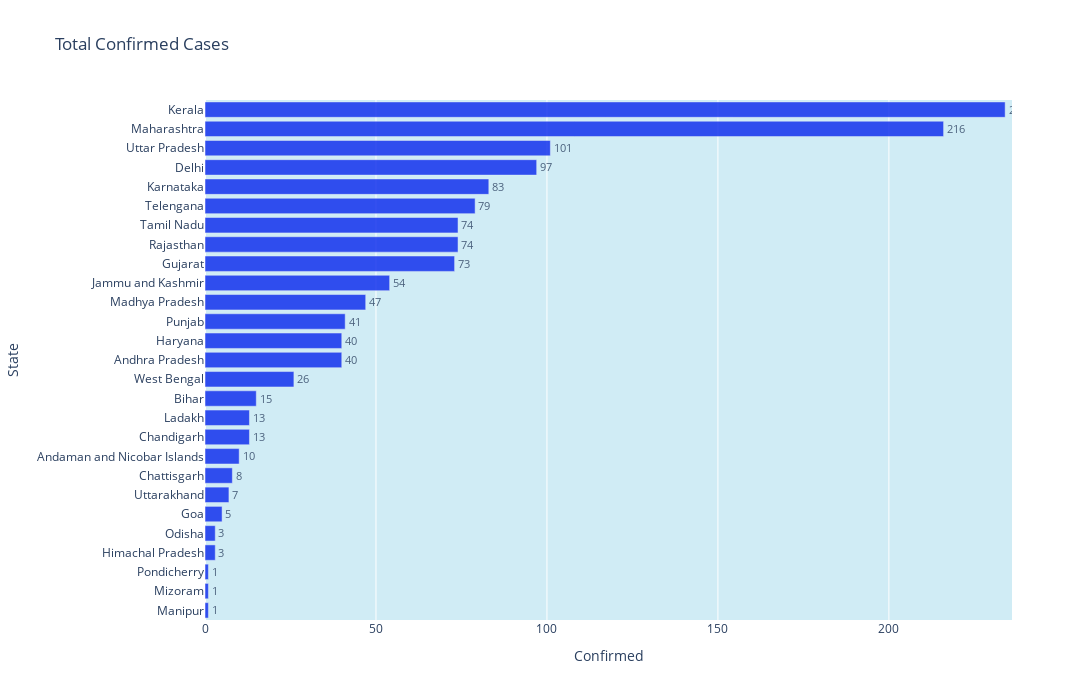

Here is the notebook cell this chart was saved with:
### Code cell
fig = px.bar(covid_India_cases.sort_values('Confirmed', ascending=False).sort_values('Confirmed', ascending=True), 
             x="Confirmed", y="State", title='Total Confirmed Cases', text='Confirmed', orientation='h', 
             width=16*(max(covid_India_cases['Confirmed']) + 2), height=700, range_x = [0, max(covid_India_cases['Confirmed']) + 2])
fig.update_traces(marker_color='#0726ed', opacity=0.8, textposition='outside')

fig.update_layout(plot_bgcolor='rgb(208, 236, 245)')
fig.show()

### Figure 1 — Plotly figure (JSON) as saved in the notebook; plotly's stock layout.template omitted (floating-point values rounded to 4 significant figures)
{"data": [{"alignmentgroup": "True", "hoverlabel": {"namelength": 0}, "hovertemplate": "Confirmed=%{text}<br>State=%{y}", "legendgroup": "", "marker": {"color": "#0726ed"}, "name": "", "offsetgroup": "", "opacity": 0.8, "orientation": "h", "showlegend": false, "text": [1.0, 1.0, 1.0, 3.0, 3.0, 5.0, 7.0, 8.0, 10.0, 13.0, 13.0, 15.0, 26.0, 40.0, 40.0, 41.0, 47.0, 54.0, 73.0, 74.0, 74.0, 79.0, 83.0, 97.0, 101.0, 216.0, 234.0], "textposition": "outside", "type": "bar", "x": [1, 1, 1, 3, 3, 5, 7, 8, 10, 13, 13, 15, 26, 40, 40, 41, 47, 54, 73, 74, 74, 79, 83, 97, 101, 216, 234], "xaxis": "x", "y": ["Manipur", "Mizoram", "Pondicherry", "Himachal Pradesh", "Odisha", "Goa", "Uttarakhand", "Chattisgarh", "Andaman and Nicobar Islands", "Chandigarh", "Ladakh", "Bihar", "West Bengal", "Andhra Pradesh", "Haryana", "Punjab", "Madhya Pradesh", "Jammu and Kashmir", "Gujarat", "Rajasthan", "Tamil Nadu", "Telengana", "Karnataka", "Delhi", "Uttar Pradesh", "Maharashtra", "Kerala"], "yaxis": "y"}], "layout": {"barmode": "relative", "height": 700, "legend": {"tracegroupgap": 0}, "plot_bgcolor": "rgb(208, 236, 245)", "title": {"text": "Total Confirmed Cases"}, "width": 3776, "xaxis": {"anchor": "y", "domain": [0.0, 1.0], "range": [0, 236], "title": {"text": "Confirmed"}}, "yaxis": {"anchor": "x", "domain": [0.0, 1.0], "title": {"text": "State"}}}}
